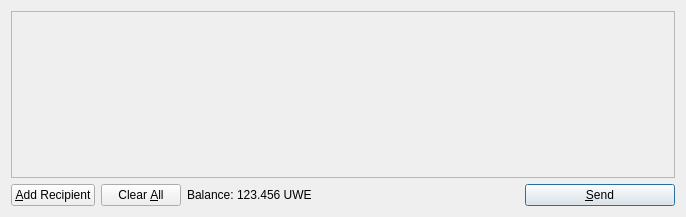
<?xml version="1.0" encoding="UTF-8"?>
<ui version="4.0">
 <class>SendCoinsDialog</class>
 <widget class="QDialog" name="SendCoinsDialog">
  <property name="geometry">
   <rect>
    <x>0</x>
    <y>0</y>
    <width>686</width>
    <height>217</height>
   </rect>
  </property>
  <property name="windowTitle">
   <string>Send Coins</string>
  </property>
  <layout class="QVBoxLayout" name="verticalLayout">
   <item>
    <widget class="QScrollArea" name="scrollArea">
     <property name="widgetResizable">
      <bool>true</bool>
     </property>
     <widget class="QWidget" name="scrollAreaWidgetContents">
      <property name="geometry">
       <rect>
        <x>0</x>
        <y>0</y>
        <width>666</width>
        <height>165</height>
       </rect>
      </property>
      <layout class="QVBoxLayout" name="verticalLayout_2">
       <property name="margin">
        <number>0</number>
       </property>
       <item>
        <layout class="QVBoxLayout" name="entries">
         <property name="spacing">
          <number>6</number>
         </property>
        </layout>
       </item>
       <item>
        <spacer name="verticalSpacer">
         <property name="orientation">
          <enum>Qt::Vertical</enum>
         </property>
         <property name="sizeHint" stdset="0">
          <size>
           <width>20</width>
           <height>40</height>
          </size>
         </property>
        </spacer>
       </item>
      </layout>
     </widget>
    </widget>
   </item>
   <item>
    <layout class="QHBoxLayout" name="horizontalLayout">
     <item>
      <widget class="QPushButton" name="addButton">
       <property name="toolTip">
        <string>Send to multiple recipients at once</string>
       </property>
       <property name="text">
        <string>&amp;Add Recipient</string>
       </property>
       <property name="icon">
        <iconset resource="../bitcoin.qrc">
         <normaloff>:/icons/add</normaloff>:/icons/add</iconset>
       </property>
       <property name="autoDefault">
        <bool>false</bool>
       </property>
      </widget>
     </item>
     <item>
      <widget class="QPushButton" name="clearButton">
       <property name="sizePolicy">
        <sizepolicy hsizetype="Minimum" vsizetype="Fixed">
         <horstretch>0</horstretch>
         <verstretch>0</verstretch>
        </sizepolicy>
       </property>
       <property name="toolTip">
        <string>Remove all transaction fields</string>
       </property>
       <property name="text">
        <string>Clear &amp;All</string>
       </property>
       <property name="icon">
        <iconset resource="../bitcoin.qrc">
         <normaloff>:/icons/remove</normaloff>:/icons/remove</iconset>
       </property>
       <property name="autoRepeatDelay">
        <number>300</number>
       </property>
       <property name="autoDefault">
        <bool>false</bool>
       </property>
      </widget>
     </item>
     <item>
      <layout class="QHBoxLayout" name="horizontalLayout_2">
       <property name="spacing">
        <number>3</number>
       </property>
       <item>
        <widget class="QLabel" name="label">
         <property name="text">
          <string>Balance:</string>
         </property>
        </widget>
       </item>
       <item>
        <widget class="QLabel" name="labelBalance">
         <property name="cursor">
          <cursorShape>IBeamCursor</cursorShape>
         </property>
         <property name="text">
          <string>123.456 UWE</string>
         </property>
         <property name="textInteractionFlags">
          <set>Qt::LinksAccessibleByMouse|Qt::TextSelectableByKeyboard|Qt::TextSelectableByMouse</set>
         </property>
        </widget>
       </item>
      </layout>
     </item>
     <item>
      <spacer name="horizontalSpacer">
       <property name="orientation">
        <enum>Qt::Horizontal</enum>
       </property>
       <property name="sizeHint" stdset="0">
        <size>
         <width>40</width>
         <height>20</height>
        </size>
       </property>
      </spacer>
     </item>
     <item>
      <widget class="QPushButton" name="sendButton">
       <property name="minimumSize">
        <size>
         <width>150</width>
         <height>0</height>
        </size>
       </property>
       <property name="toolTip">
        <string>Confirm the send action</string>
       </property>
       <property name="text">
        <string>&amp;Send</string>
       </property>
       <property name="icon">
        <iconset resource="../bitcoin.qrc">
         <normaloff>:/icons/send</normaloff>:/icons/send</iconset>
       </property>
       <property name="default">
        <bool>true</bool>
       </property>
      </widget>
     </item>
    </layout>
   </item>
  </layout>
 </widget>
 <resources>
  <include location="../bitcoin.qrc"/>
 </resources>
 <connections/>
</ui>
